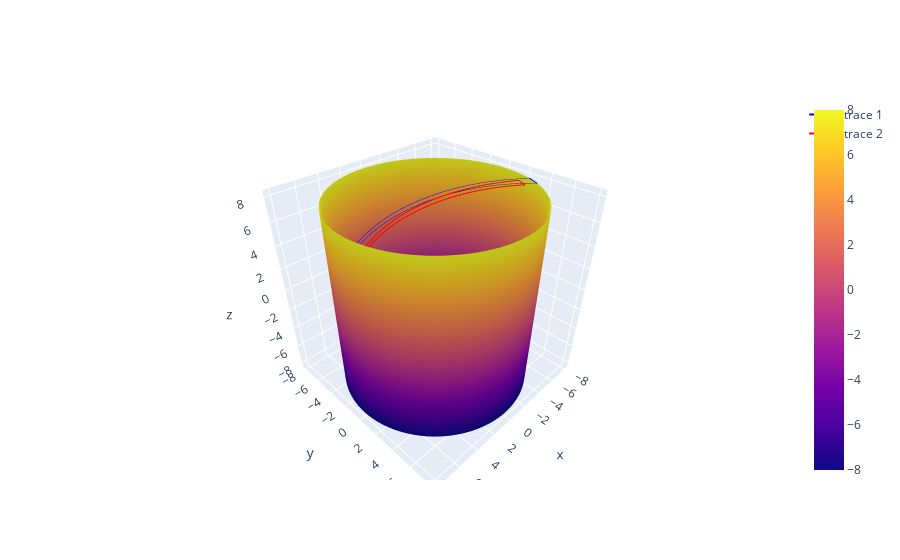

Here is the notebook cell this chart was saved with:
### Code cell
alpha_HG = 0.6
beta_HG = 160
D = 16
LoD = 1
gamma = 0.85
hg_HG = 1
# Call the function with your parameters here
allEdgePoints, allEdgePoints_new = groove_parametrization_function(alpha_HG, beta_HG, hg_HG, D, LoD, gamma)

### Figure 1 — Plotly figure (JSON) as saved in the notebook; plotly's stock layout.template omitted (floating-point values rounded to 4 significant figures; data arrays with more than 128 entries replaced by an {"elided": "..."} marker saying what was removed)
{"data": [{"type": "surface", "x": {"elided": "100x100 float values"}, "y": {"elided": "100x100 float values"}, "z": {"elided": "100x100 float values"}}, {"line": {"color": "blue", "width": 2}, "mode": "lines", "type": "scatter3d", "x": {"elided": "400 float values"}, "y": {"elided": "400 float values"}, "z": {"elided": "400 float values"}}, {"line": {"color": "red", "width": 2}, "mode": "lines", "type": "scatter3d", "x": {"elided": "400 float values"}, "y": {"elided": "400 float values"}, "z": {"elided": "400 float values"}}], "layout": {}}
